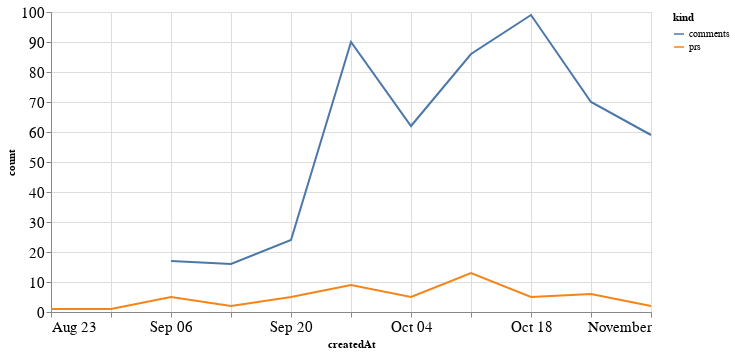

The notebook cell saved with this chart:
### Code cell
alt.Chart(total_time, width=600).mark_line().encode(
    x='createdAt',
    y='count',
    color='kind'
)

### Figure 1 — Vega-Lite specification as saved in the notebook (floating-point values rounded to 4 significant figures)
{"config": {"axisLeft": {"labelFontSize": 15}, "axisBottom": {"labelFontSize": 15}}, "data": {"name": "data-9e24422d83c18a9b055adc4352321c13"}, "mark": "line", "encoding": {"color": {"type": "nominal", "field": "kind"}, "x": {"type": "temporal", "field": "createdAt"}, "y": {"type": "quantitative", "field": "count"}}, "width": 600, "$schema": "https://vega.github.io/schema/vega-lite/v4.8.1.json", "datasets": {"data-9e24422d83c18a9b055adc4352321c13": [{"createdAt": "2020-08-23T00:00:00", "kind": "prs", "count": 1.0}, {"createdAt": "2020-08-30T00:00:00", "kind": "prs", "count": 1.0}, {"createdAt": "2020-09-06T00:00:00", "kind": "prs", "count": 5.0}, {"createdAt": "2020-09-13T00:00:00", "kind": "prs", "count": 2.0}, {"createdAt": "2020-09-20T00:00:00", "kind": "prs", "count": 5.0}, {"createdAt": "2020-09-27T00:00:00", "kind": "prs", "count": 9.0}, {"createdAt": "2020-10-04T00:00:00", "kind": "prs", "count": 5.0}, {"createdAt": "2020-10-11T00:00:00", "kind": "prs", "count": 13.0}, {"createdAt": "2020-10-18T00:00:00", "kind": "prs", "count": 5.0}, {"createdAt": "2020-10-25T00:00:00", "kind": "prs", "count": 6.0}, {"createdAt": "2020-11-01T00:00:00", "kind": "prs", "count": 2.0}, {"createdAt": "2020-08-23T00:00:00", "kind": "comments", "count": null}, {"createdAt": "2020-08-30T00:00:00", "kind": "comments", "count": null}, {"createdAt": "2020-09-06T00:00:00", "kind": "comments", "count": 17.0}, {"createdAt": "2020-09-13T00:00:00", "kind": "comments", "count": 16.0}, {"createdAt": "2020-09-20T00:00:00", "kind": "comments", "count": 24.0}, {"createdAt": "2020-09-27T00:00:00", "kind": "comments", "count": 90.0}, {"createdAt": "2020-10-04T00:00:00", "kind": "comments", "count": 62.0}, {"createdAt": "2020-10-11T00:00:00", "kind": "comments", "count": 86.0}, {"createdAt": "2020-10-18T00:00:00", "kind": "comments", "count": 99.0}, {"createdAt": "2020-10-25T00:00:00", "kind": "comments", "count": 70.0}, {"createdAt": "2020-11-01T00:00:00", "kind": "comments", "count": 59.0}]}}
